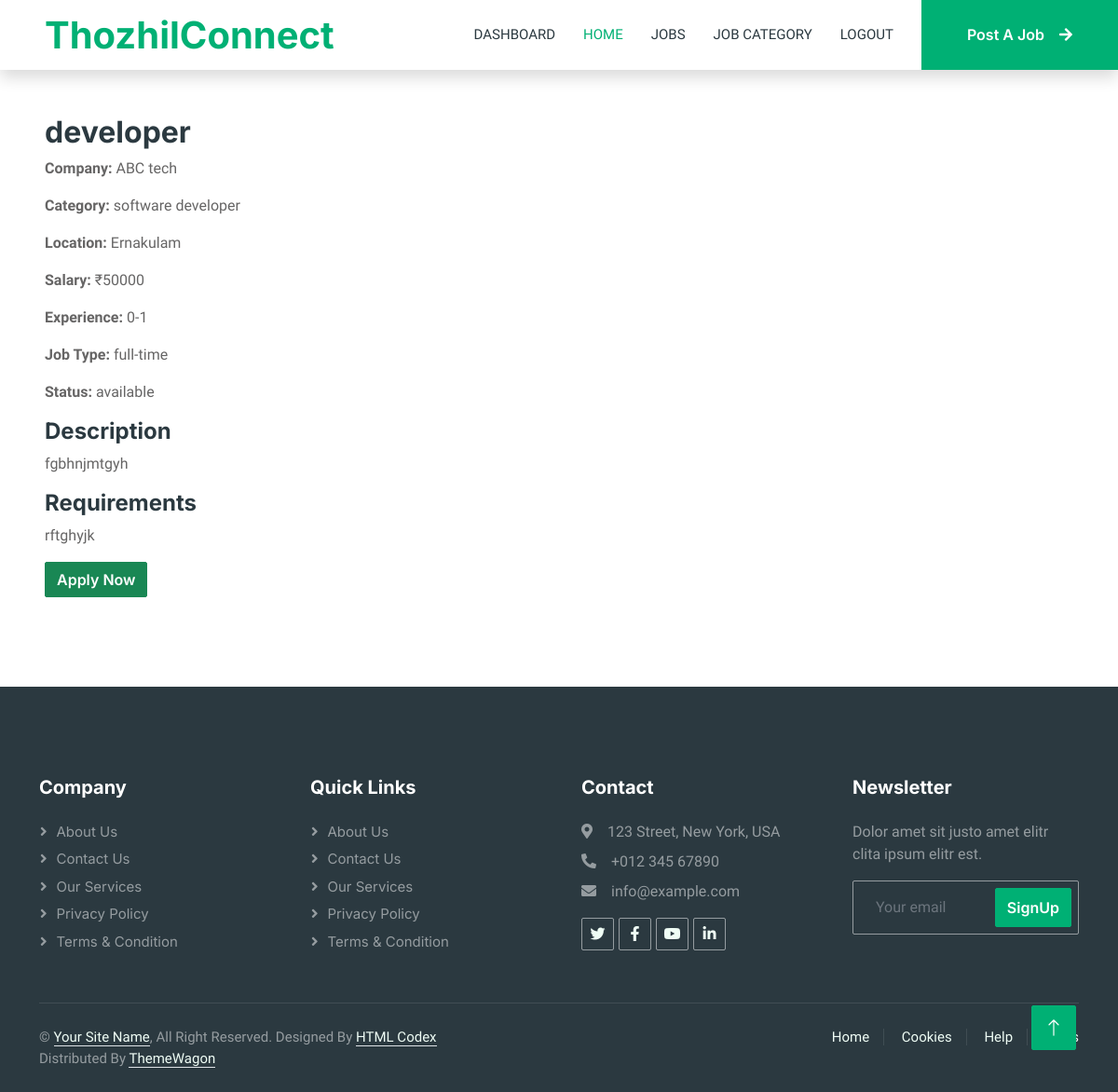
Screenshot of /jobs/jobdetails/3 (signed in) with the database file from the repository.
### jobs/models.py (models this page shows, shortened)
class Job(models.Model):
    job_types_choices = [("full-time", "Full Time"),
                         ("part-time", "Part Time"),]
    experiences_choices = [ ("0-1", "0-1 Years"),
                    ("1-3", "1-3 Years"),
                    ("3-5", "3-5 Years"),
                    ("5+", "5+ Years"),]
    status_choices = [('available','available'),('closed','closed')]
    job_title = models.CharField(max_length=100)
    description = models.TextField()
    location = models.CharField(max_length=50)
    salary = models.IntegerField()
    requirements = models.TextField()
    category = models.ForeignKey(Category,on_delete=models.CASCADE,related_name='jobs')
    recruiter = models.ForeignKey(RecruiterProfile,on_delete=models.CASCADE,related_name='jobs')
    job_type = models.CharField(max_length=20, choices=job_types_choices)
    experience = models.CharField(max_length=20 , choices=experiences_choices)
    status = models.CharField(max_length=20,choices=status_choices)
    created_at = models.DateTimeField(auto_now_add=True)
    updated_at = models.DateTimeField(auto_now=True)

class Category(models.Model):
    category_name = models.CharField(max_length=100)
    icon = icon = models.CharField(max_length=100,default="fa-solid fa-briefcase")
    def __str__(self):
        return self.category_name

### account/models.py (models this page shows, shortened)
class RecruiterProfile(models.Model):
    user = models.OneToOneField(CustomUser,on_delete=models.CASCADE)
    company_name = models.CharField(max_length=100)
    company_website = models.URLField(blank=True)
    company_logo = models.ImageField(upload_to='company_logo/',blank=True,null=True)

### jobs/views.py (the view)
# urls.py: path('jobdetails/<int:i>',views.JobDetailsView.as_view(),name='jobdetails'),
class JobDetailsView(View):
    def get(self,request,i):
        if not request.user.is_authenticated:
            return redirect('account:userlogin')
        if request.user.user_type != 'candidate':
            messages.warning(request, "Only candidates can apply for jobs.")
            return redirect('home')
        try:
            job = Job.objects.get(id=i)
        except Job.DoesNotExist:
            return HttpResponse("Job not found")
        context = {'job':job}
        return render(request,'jobdetails.html',context)

### templates/jobdetails.html (shortened to what this page needs)
{% extends 'base.html' %}
{% load static %}
{% load crispy_forms_tags %}
{% block content %}
<div class='p-5'>
<h2>{{ job.job_title }}</h2>
<p><strong>Company:</strong> {{ job.recruiter.company_name }}</p>
<p><strong>Category:</strong> {{ job.category }}</p>
<p><strong>Location:</strong> {{ job.location }}</p>
<p><strong>Salary:</strong> ₹{{ job.salary }}</p>
<p><strong>Experience:</strong> {{ job.experience }}</p>
<p><strong>Job Type:</strong> {{ job.job_type }}</p>
<p><strong>Status:</strong> {{ job.status }}</p>
<h4>Description</h4>
<p>{{ job.description }}</p>
<h4>Requirements</h4>
<p>{{ job.requirements }}</p>
<form method="POST" action="{% url 'jobs:jobapply' job.id %}">
    <button type="submit" class="btn btn-success">
        Apply Now
    </button>
</form>
</div>
{% endblock %}

### static/css/style.css (style rules this page uses)
:root { --primary: #00B074; --secondary: #2B9BFF; --light: #EFFDF5; --dark: #2B3940; }
.btn { font-family: 'Inter', sans-serif; font-weight: 600; transition: .5s; }

### rows the page displays
Job: job_title "developer", recruiter.company_name "ABC tech", category "software developer", location "Ernakulam", salary "50000", experience "0-1", job_type "full-time", status "available", description "fgbhnjmtgyh", requirements "rftghyjk"
